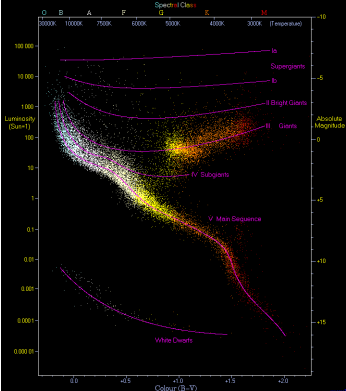
#> input picture Atividade07/imgs/imagem.png, 346 x 391 px, given in place of imagem.jpg, which was not available
$ jupyter execute --allow-errors 'Tarefas Terceira Semana (ERE).ipynb'   (text cells are left out)
#> lines starting #> are read from the running program, lines starting #| are printed output that depends on the picture; after the words box and inside, x2 and y2 are one past the last pixel; in counts of white or black regions, pixels touching at a corner belong together; pictures that were not available may be replaced by others from this repository, and a replacement may not be noted
[cell 1]
import cv2
from matplotlib import pyplot as plt

[cell 2]
img1 = cv2.imread("imagem.jpg")
#> img1 is the input picture: shape (391, 346, 3); mean B, G, R 7.5, 8.5, 11.7
img2 = cv2.imread("outra.png")
rows, lines, _ = img1.shape
#> rows = 391; lines = 346
#> (the rest of this cell did not finish here and is left out)

[cell 3]
import numpy as np
import cv2

#abre a captura de vídeo. parâmetro 0 = webcam
cap = cv2.VideoCapture(0)

while (True):
    #lê cada quadro e carrega na variável frame
    _, frame = cap.read()
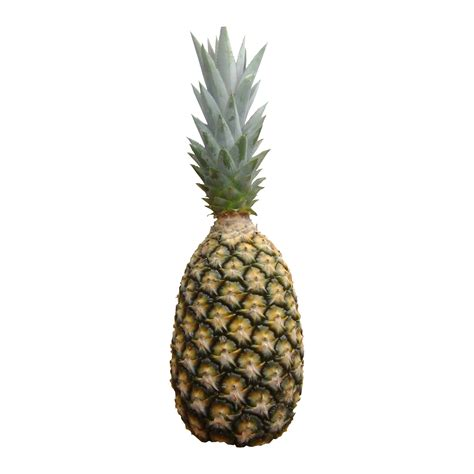
#> input picture Atividade06/imgs/abacaxi1.jpg, 474 x 474 px, given in place of the camera
#> frame is the input picture: shape (474, 474, 3); mean B, G, R 227.6, 231.9, 233.3

    # Transforma a imagem de RGB para HSV
    hsvImage = cv2.cvtColor(frame, cv2.COLOR_BGR2HSV)
#> hsvImage: shape (474, 474, 3); mean H, S, V 7, 15.4, 233.7
    # Intervalo de vermelho mínimo e rosa máximo
    lowerRed = np.array([25, 50, 0])
    upperRed = np.array([50, 255, 255])

    # Identificação da área da embalagem
    mask = cv2.inRange(hsvImage, lowerRed, upperRed)
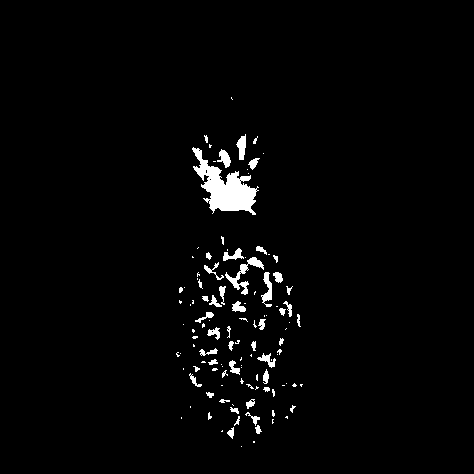
#> mask: shape (474, 474); 2.4% white; 117 white regions (70 under 20 px), largest, box (x1, y1, x2, y2) and area: (192, 147, 259, 215) 1923, (225, 257, 264, 295) 369, (261, 272, 272, 307) 197

    result = cv2.bitwise_and(frame, frame, mask = mask)
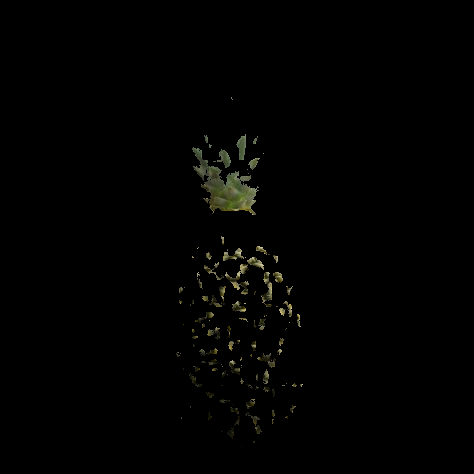
#> result: shape (474, 474, 3); mean B, G, R 1.3, 2, 2

    # Converte para tons de cinza
    gray = cv2.cvtColor(result, cv2.COLOR_BGR2GRAY)
    # Converte pra preto e branco usando o método de Otsu
    # Parametros: imagem, valor do limiar, valor do pixel transformado, atribui o método de otsu
    _,gray = cv2.threshold(gray, 0, 255, cv2.THRESH_BINARY | cv2.THRESH_OTSU)
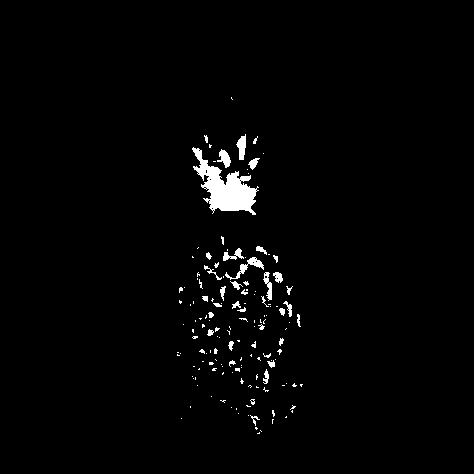
#> gray: shape (474, 474); 1.9% white; 149 white regions (115 under 20 px)

    contours, hierarchy = cv2.findContours(gray, cv2.RETR_TREE, cv2.CHAIN_APPROX_SIMPLE)
#> contours = 176 contours, 157 with area under 20; largest, box (x1, y1, x2, y2) and area: (192, 147, 259, 215) 1748, (225, 257, 264, 280) 161, (236, 134, 246, 160) 132, (217, 149, 231, 168) 114, (263, 272, 272, 301) 100

    # Existe algum contorno?
    if contours:
        # Se sim, retorna a área em pixels de um determinado contorno
        maxArea = cv2.contourArea(contours[0])
#> maxArea = 0.5
        contourId = 0
        i = 0
        for cnt in contours:
            if maxArea < cv2.contourArea(cnt):
                maxArea = cv2.contourArea(cnt)
                contourId = i
            i += 1
#> this loop made 176 passes
#> maxArea on passes 36, 106, 127, 130, 138, 160: 30.5, 39.5, 57.5, 99.5, 161, 1748.5
#> cnt on passes 1, 2, 4, 5, 6, 8: [[259, 432], [258, 433], [257, 433], [259, 433]], [[260, 430], [261, 431]], [[272, 419], [272, 423], [272, 420], [273, 419]], [[181, 418]], [[286, 416], [285, 417], [286, 417]], [[248, 415]]
#> after the loop, contourId = 159; i = 176; maxArea = 1748.5
        # Obtemos o contorno de maior área do conjunto de possíveis contornos
        cnt = contours[contourId]
#> cnt = contour of 214 points, box (x1, y1, x2, y2) (192, 147, 259, 215), area 1748
        # Cria um retângulo que envolve o contorno em questão
        x,y,w,h = cv2.boundingRect(cnt)
#> x = 192; y = 147; w = 67; h = 68
        if(maxArea > 100.0):
            # Mostra retângulo vermelho com espessura 3
            cv2.rectangle(frame,(x,y),(x+w,y+h),(0,0,255),3)
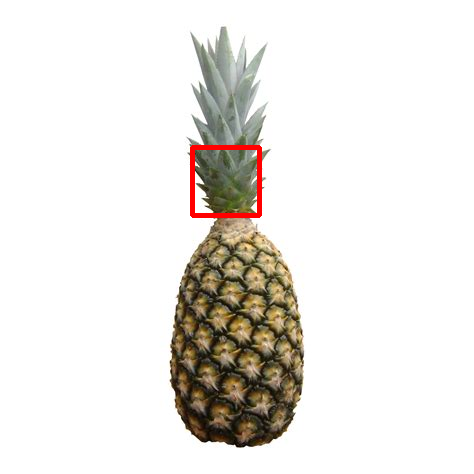
#> frame: shape (474, 474, 3); 0.6% of pixels changed, all inside (x1, y1, x2, y2) = (190, 145, 262, 218)

    cv2.imshow('frame', frame)
    cv2.imshow('result', result)

    # Se o usuário precionar 'q', o programa fecha
    if cv2.waitKey(1) & 0xFF == ord('q'):
#> (key q is pressed here)
        break

cap.release()
cv2.destroyAllWindows()
